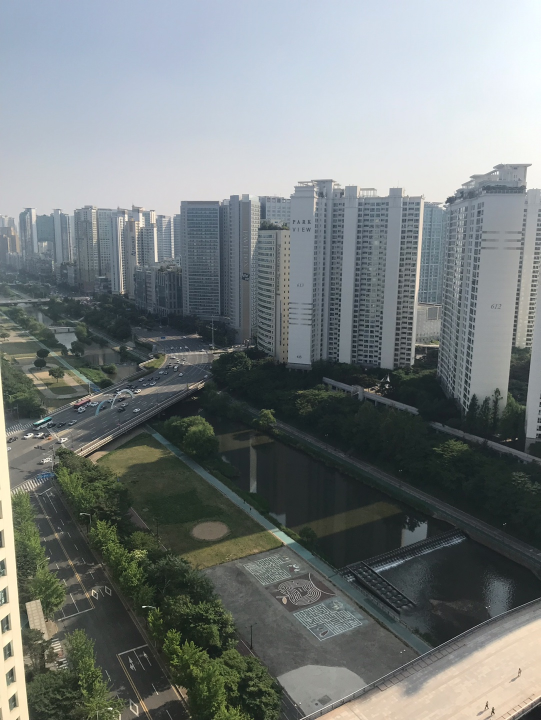
#> input picture ICV/Assignment3/data6/1.jpg, 1081 x 1440 px (shown at 1/2 size); its folder holds only this picture in this run
$ jupyter execute --allow-errors ICV_assignment3.ipynb
#> lines starting #> are read from the running program, lines starting #| are printed output that depends on the picture
# Image Stitching

In this project I will implement an image stitching algorithm that automatically stitches multiple
images of a scene into a single panoramic image using image warping and homographies.

[cell 1]
import cv2
import os
from matplotlib import pyplot as plt
import numpy as np
import math
import random
from tqdm import tqdm
import time
from scipy import ndimage
from scipy.spatial import distance
from numpy.linalg import inv
from skimage.transform import warp

## Taking panoramic pictures

Obtain your own images (5 images, $\mathrm{I_1}, \mathrm{I_2},\mathrm{I_3}, \mathrm{I_4}, \mathrm{I_5}$ ) by taking pictures of a scene in
dfferent views by rotating your camera. Be sure to maintain the same center of
projection while taking pictures and adequate overlap between neighboring views are
required. To avoid lens distortion, do not use wide-angle lens or mode of your camera.

- Resize your images into 256 x 256
- You need to convert color images to grey images (rgb2gray)

[cell 2]
img_list = []
rgb_img_list = []
for i,file_name in enumerate(sorted(os.listdir("./data6"))) :
    image = cv2.imread("./data6/" + file_name)
#> image is the input picture: shape (1440, 1081, 3); mean B, G, R 124.5, 124.6, 118.2
    image = cv2.resize(image,(256,256))
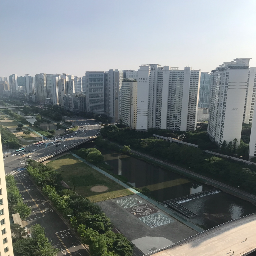
#> image: shape (256, 256, 3); mean B, G, R 124.3, 124.4, 118
    rgb_img_list.append(image)
    image = cv2.cvtColor(image, cv2.COLOR_RGB2GRAY)
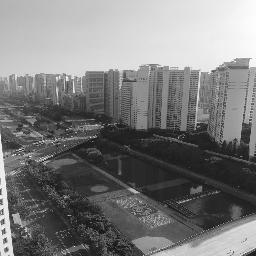
#> image: shape (256, 256); min 17, max 254, mean 123.7
    img_list.append(image)

fig = plt.figure(figsize=(20,20))
for i in range(len(img_list)):
    fig.add_subplot(1, 5, i+1)
    plt.axis("off")
    plt.imshow(img_list[i],cmap="gray")
#> this loop made 1 pass
plt.subplots_adjust(hspace=0, wspace=0.05)
plt.show()

## Feature Extraction

Detect feature points in each image.
- You can use SIFT feature and its MATLAB code vl_sift, or its OpenCV version (set the threshold to extract about 200-300 points in each image).
- You have to make the feature points be evenly distributed over each image and avoid multiple detections at the same point. (Think about how to get features extracted evenly across an image).

[cell 3]
n_kp = 250
sift = cv2.xfeatures2d.SIFT_create(n_kp)
f_point_img = []
descriptors = []
kps = []
for img in img_list :
    kp, des = sift.detectAndCompute(img,None)
    img = cv2.drawKeypoints(img,kp,None)
    f_point_img.append(img)
    descriptors.append(des)
    kps.append(kp)
    print(f'Find {len(kp)} features')
#> this loop made 1 pass
#| Find 250 features
#> pass 1, `img = cv2.drawKeypoints(img,kp,None)`:
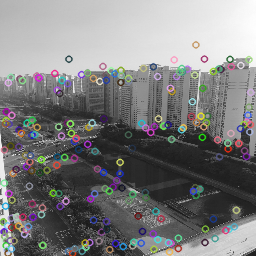
#> img: shape (256, 256, 3); mean of channels 0, 1, 2 125.5, 125, 125.2; drawn as B, G, R
#> after the loop, descriptors = 1 item; f_point_img = 1 item; kps = 1 item

fig = plt.figure(figsize=(20,20))
for i in range(len(img_list)):
    fig.add_subplot(1, 5, i+1)
    plt.axis("off")
    plt.imshow(f_point_img[i],cmap="gray")
plt.subplots_adjust(hspace=0, wspace=0.05)
plt.show()

## Feature Matching

Find the putative matches between images $\mathrm{I_i}$ and $\mathrm{I_{i+1}}$.
- For measuring the uniqueness of the correspondences, use the ratio of the distance between the best matching keypoint and the distance to the second best one. You can use the code vl_ubcmatch.
- For speed up the feature matching, use the kd-tree library such as ANN (http://www.cs.umd.edu/~mount/ANN/ ). Plot the detected key points and the correspondences between adjacent images
- Display the detected correspondences using lines or vectors overlaid on the images.

[cell 4]
matching_img = []
bf = cv2.BFMatcher()

for i in range(len(img_list)-1):
    des1 = descriptors[i]
    des2 = descriptors[i+1]
    img1 = img_list[i]
    img2 = img_list[i+1]
    kp1 = kps[i]
    kp2 = kps[i+1]

    matches = bf.knnMatch(des1,des2, k=2)

    # Apply ratio test
    good = []
    for m,n in matches:
        if m.distance < 0.8 * n.distance:
            good.append([m])

    # cv2.drawMatchesKnn expects list of lists as matches.
    img = cv2.drawMatchesKnn(img1,kp1,img2,kp2,good,None,flags=2)
    matching_img.append(img)
#> this loop made 0 passes
#> after the loop, matching_img = []
fig = plt.figure(figsize=(40,20))
for i in range(len(img_list)-1):
    fig.add_subplot(4, 1, i+1)
    plt.axis("off")
    plt.imshow(matching_img[i],cmap="gray")
plt.subplots_adjust(hspace=0.1, wspace=0)
plt.show()

## Homography Estimation using RANSAC
- Using the detected putative correspondences between $I_i$ and $I_j$, you can estimate the 3x3 Homography matrix Hij between two images using **RANSAC** and **DLT** method.
- Implement a homography estimation function using **RANSAC**, $\mathrm{H}_{\mathrm{ij}}=\mathrm{HbyRANSAC}\left(\mathrm{x}_{\mathrm{i}}, \mathrm{x}_{\mathrm{j}}\right)$ for two vectors of corresponding features in $\mathrm{I_i}$ and $\mathrm{I_j}$, respectively (four point features each).
- Use the symmetric transfer error for the distance measure $d_{\perp}=d\left(\mathbf{x}_{i}, \mathbf{H}^{-1} \mathbf{x}_{j}\right)^{2}+d\left(\mathbf{x}_{j}, \mathbf{H} \mathbf{x}_{i}\right)^{2}$
- Use DLT for determining H for a sampled 4 correspondences. For randomly sampling matches, you can use the _randperm_ or _randsample_ functions. The solution to the homogeneous least squares system $A h=0$ is obtained from the SVD of $A_{n \times 9}$ by the singular vector corresponding to the smallest singular value: $[U, S, V]=\operatorname{svd}(A) ;
\quad X=V( :,$ end $)$
- Set the **RANSAC** parameter values: $t=1.25, p=0.99$
- Use the adaptive determination method for the # of samples N.
- Determine the homographies $H_{12},H_{23},H_{34},H_{45}$ using this function

[cell 5]
"""
def GetSimilarityTransformation(X) :
    t = np.mean(X,0)
    u = 0
    for i in range(len(X)) :
        u += np.linalg.norm(X[i]-t)
    s = np.sqrt(2) / (u/len(X))
    T = np.eye(3) * s
    T[:,-1] = -t * s
    T[-1,-1] = 1
    return T

def DLT(xi,xj,random_idx)
    A = np.zeros((8,9))
    X_i = []
    X_j = []
    for n,i in enumerate(random_idx) :
        Xi = np.asarray([xi[i][0],xi[i][1],1])
        Xj = np.asarray([xj[i][0],xj[i][1],1])
        X_i.append(Xi)
        X_j.append(Xj)
        A[2*n, :] = np.hstack([0*Xi,Xi,-Xj[1]*Xi])
        A[2*n+1, :] = np.hstack([Xi,0*Xi,-Xj[0]*Xi])
    TXi = GetSimilarityTransformation(np.asarray(X_i))
    TXj = GetSimilarityTransformation(np.asarray(X_j))
    [_,D,V] = np.linalg.svd(A)
    h = V[-1]
    H = h.reshape((3,3))
    #H /= np.linalg.norm(H[2,2])
    H = np.matmul(np.matmul(np.linalg.pinv(TXj),H),TXi)
    return H

"""
# [13 lines left out: function DLT, not called in this run]

[cell 6]
# [31 lines left out: function AdaptiveDeterminantForRANSAC, not called in this run]

[cell 7]
# Compute homography between two images
# [17 lines left out: function HbyRANSAC, not called in this run]

[cell 8]
Hij_list = []
Hij_inverse = []
H2_list = []
H2_inverse = []
matcher = cv2.BFMatcher()
max_dist_ = []
#> (the rest of this cell did not finish here and is left out)

## Warping Images

- Implement a warping function that transform image $I_1$ to the other image $I_2$ using the homography $H_{12}$.
- Mosaic the five images by warping other images to the plane of the center image $I_3$. (Backward warping using inverse homography matrix is recommended for better visualization). You can use the _**maketform**_ and _**imtransform**_ functions.
- For color images, you can use the same homography for each color channel, and warp each RGB channel separately and then stack together to form the output

[cell 9]
# [9 lines left out: function WarpingFunction, not called in this run]


#> (the rest of this cell did not finish here and is left out)

[cell 10]
# [4 lines left out: function get_minmax, not called in this run]

def left_mosaic(img_list,ctr,ctr_img,bd,ba,Hij_list):
    I2 = img_list[0]
    for i in range(ctr):
        I1 = img_list[i+1]
        if i == 0:
            w1,h1 = I1.shape[:2]
            w2,h2 = I2.shape[:2]
            I1_shape = np.float32([[0, 0], [0, I1.shape[0]], [I1.shape[0],I1.shape[1]], [I1.shape[1], 0]]).reshape(-1, 1, 2)
            I2_shape = np.float32([[0, 0], [0, I2.shape[0]], [I2.shape[0],I2.shape[1]], [I2.shape[1], 0]]).reshape(-1, 1, 2)

            I2shape = cv2.perspectiveTransform(I2_shape, Hij_list[i])
        else:
            w1,h1 = I1.shape[:2]
            w2,h2 = I2.shape[:2]
            I1_shape = np.float32([[0, 0], [0, I1.shape[0]], [I1.shape[0],I1.shape[1]], [I1.shape[1], 0]]).reshape(-1, 1, 2)
            I2_shape = np.float32([[0, 0], [0, I2.shape[0]], [I2.shape[0],I2.shape[1]], [I2.shape[1], 0]]).reshape(-1, 1, 2)

            I2_shape = cv2.perspectiveTransform(I2_shape,ba.dot(Hij_list[i]))
        final_shape = np.concatenate((I1_shape, I2_shape), axis = 0)
        xmin,ymin,xmax,ymax = get_minmax(final_shape)

        dist = [-xmin,-ymin]
        distarray = np.array([[1, 0, dist[0]],[0, 1, dist[1]],[0, 0, 1]])

        left_img = cv2.warpPerspective(I2, distarray.dot(Hij_list[i]), (xmax-xmin+3, ymax-ymin))
        dist = [-xmin + bd[0], -ymin + bd[1]]
        left_img[dist[1]:I1.shape[0]+dist[1],dist[0]:I1.shape[1]+dist[0]] = I1
        bd = dist
        ba = distarray
        left_img = left_img[:, :I1.shape[1]+dist[0]]
        I2 = left_img[:, :I1.shape[1]+dist[0]]
    return ba,bd,left_img

# [40 lines left out: functions right_mosaic, left_right_mosaic, not called in this run]

def image_mosaic(img_list, Hij_list):
    ctr = int(np.ceil(len(img_list)/2)-1)
#> ctr = 0
    img_n = len(img_list)
#> img_n = 1
    ctr_img = img_list[ctr].copy()
    bd,bdd = [0, 0],[0,0]
    ba,baa = None,None

    ba,bd,left_img = left_mosaic(img_list,ctr,ctr_img,bd,ba,Hij_list)
    baa,bdd,right_img = right_mosaic(img_n,img_list,ctr,ctr_img,bdd,baa,Hij_list)

    return left_right_mosaic(ba,bd,left_img,baa,bdd,right_img,ctr_img)

#> (the rest of this cell did not finish here and is left out)

# Result image
- Report the final homography estimation results and the total symmetric transfer error for each $H$.
- Display the intermediate pairwise matching results, and the final mosaic image.
- Discuss any issues or artifacts that may be evident in your output

[cell 11]
rgb_img_list = np.array(rgb_img_list)
#> (the rest of this cell did not finish here and is left out)

#> in image_mosaic (call 2), `ctr_img = img_list[ctr].copy()`:
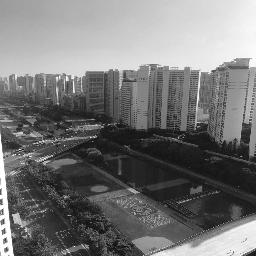
#> ctr_img: shape (256, 256); min 16, max 255, mean 118

$ run again, on ICV/Assignment3/data6/5.jpg
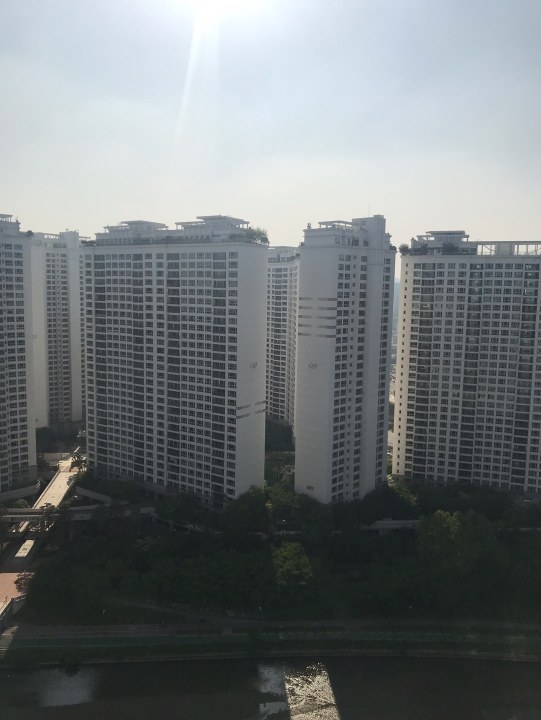
#> input picture ICV/Assignment3/data6/5.jpg, 1081 x 1440 px (shown at 1/2 size)
#> image is the input picture: shape (1440, 1081, 3); mean B, G, R 120.4, 119, 113.6
#> the loop `for i in range(len(img_list)):` made 1 pass
#> the loop `for img in img_list :` made 1 pass
#| Find 177 features
#> pass 1, `img = cv2.drawKeypoints(img,kp,None)`:
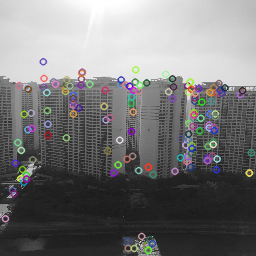
#> img: shape (256, 256, 3); mean of channels 0, 1, 2 119.6, 119.3, 119.6; drawn as B, G, R
#> after the loop `for img in img_list :`: descriptors = 1 item
#> after the loop `for i in range(len(img_list)-1):`: matching_img = []
#> ctr = 0
#> img_n = 1
#> in image_mosaic (call 2), `ctr_img = img_list[ctr].copy()`:
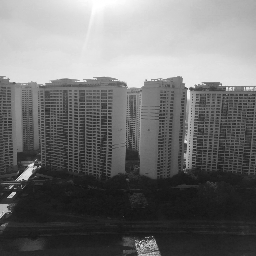
#> ctr_img: shape (256, 256); min 18, max 255, mean 113.5

$ run again, on ICV/Assignment3/data6/2.jpg
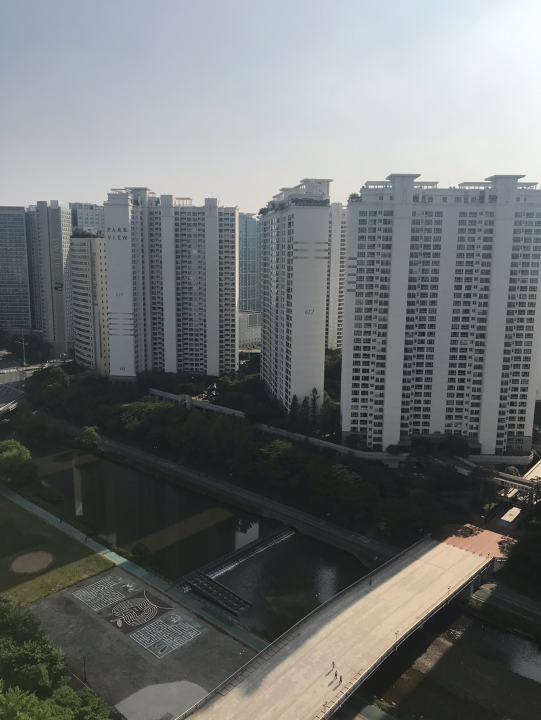
#> input picture ICV/Assignment3/data6/2.jpg, 1081 x 1440 px (shown at 1/2 size)
#> image is the input picture: shape (1440, 1081, 3); mean B, G, R 113.2, 113.2, 109.2
#> the loop `for i in range(len(img_list)):` made 1 pass
#> the loop `for img in img_list :` made 1 pass
#| Find 189 features
#> pass 1, `img = cv2.drawKeypoints(img,kp,None)`:
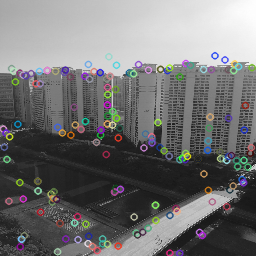
#> img: shape (256, 256, 3); mean of channels 0, 1, 2 114.5, 114.2, 114.5; drawn as B, G, R
#> after the loop `for img in img_list :`: descriptors = 1 item
#> after the loop `for i in range(len(img_list)-1):`: matching_img = []
#> ctr = 0
#> img_n = 1
#> in image_mosaic (call 2), `ctr_img = img_list[ctr].copy()`:
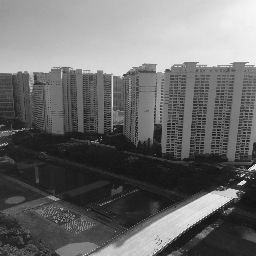
#> ctr_img: shape (256, 256); min 17, max 254, mean 109

$ run again, on ICV/Assignment3/data6/3.jpg
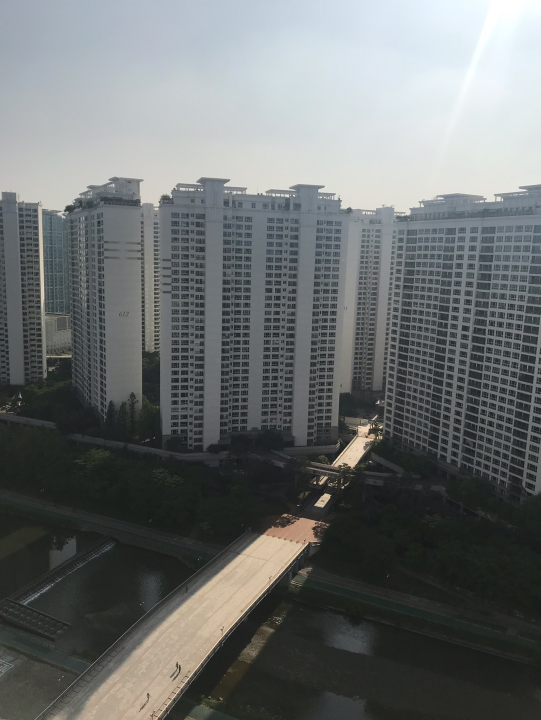
#> input picture ICV/Assignment3/data6/3.jpg, 1081 x 1440 px (shown at 1/2 size)
#> image is the input picture: shape (1440, 1081, 3); mean B, G, R 110.6, 110.9, 107.4
#> the loop `for i in range(len(img_list)):` made 1 pass
#> the loop `for img in img_list :` made 1 pass
#| Find 200 features
#> pass 1, `img = cv2.drawKeypoints(img,kp,None)`:
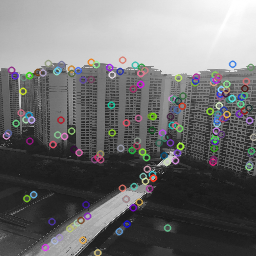
#> img: shape (256, 256, 3); mean of channels 0, 1, 2 112.2, 111.7, 112; drawn as B, G, R
#> after the loop `for img in img_list :`: descriptors = 1 item
#> after the loop `for i in range(len(img_list)-1):`: matching_img = []
#> ctr = 0
#> img_n = 1
#> in image_mosaic (call 2), `ctr_img = img_list[ctr].copy()`:
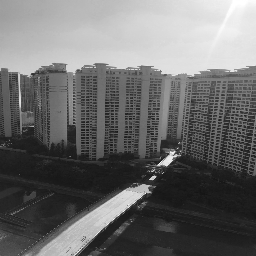
#> ctr_img: shape (256, 256); min 16, max 255, mean 107.3

$ run again, on ICV/Assignment3/data6/4.jpg
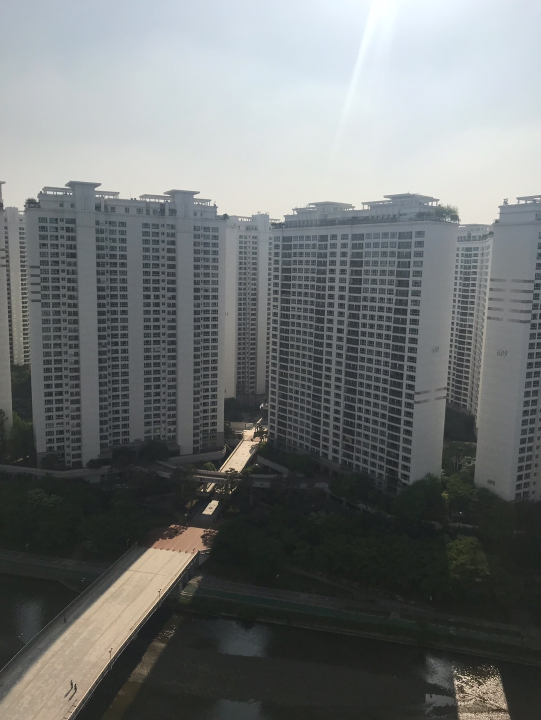
#> input picture ICV/Assignment3/data6/4.jpg, 1081 x 1440 px (shown at 1/2 size)
#> image is the input picture: shape (1440, 1081, 3); mean B, G, R 115.9, 115.9, 112.5
#> the loop `for i in range(len(img_list)):` made 1 pass
#> the loop `for img in img_list :` made 1 pass
#| Find 173 features
#> after the loop `for img in img_list :`: descriptors = 1 item
#> after the loop `for i in range(len(img_list)-1):`: matching_img = []
#> ctr = 0
#> img_n = 1
#> in image_mosaic (call 2), `ctr_img = img_list[ctr].copy()`:
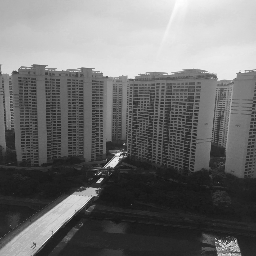
#> ctr_img: shape (256, 256); min 21, max 255, mean 112.4
